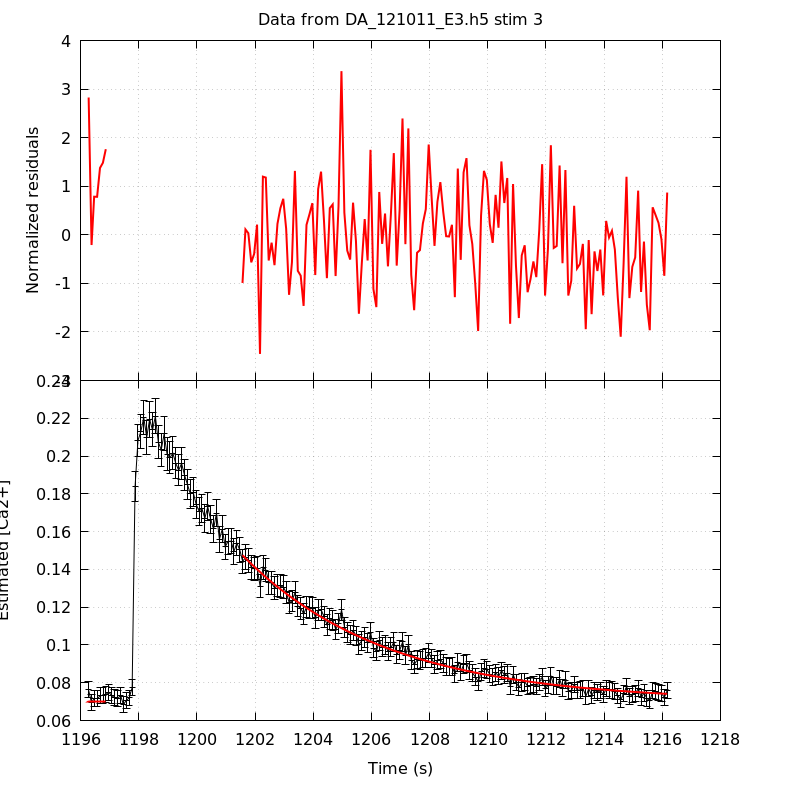

This chart was generated by the following gnuplot code:
unset key
set grid
set multiplot title 'Data from DA_121011_E3.h5 stim 3' noenhanced layout 2,1 margins 0.1,0.9,0.1,0.95 spacing 0,0
set ylabel 'Normalized residuals'
set xtics format ''
plot 'DA_121011_E3_aba_RatioFit_s3' using 1:4 with lines linecolor rgb 'red' linewidth 2
set format x '%g'
set xlabel 'Time (s)'
set ylabel 'Estimated [Ca2+]'
plot 'DA_121011_E3_aba_CaRatio_s3' using 1:2:($3*1.96) with yerrorlines \
     linecolor rgb 'black' linewidth 1,                \
     'DA_121011_E3_aba_RatioFit_s3' using 1:3 with lines linecolor rgb 'red'\
     linewidth 2
unset multiplot
